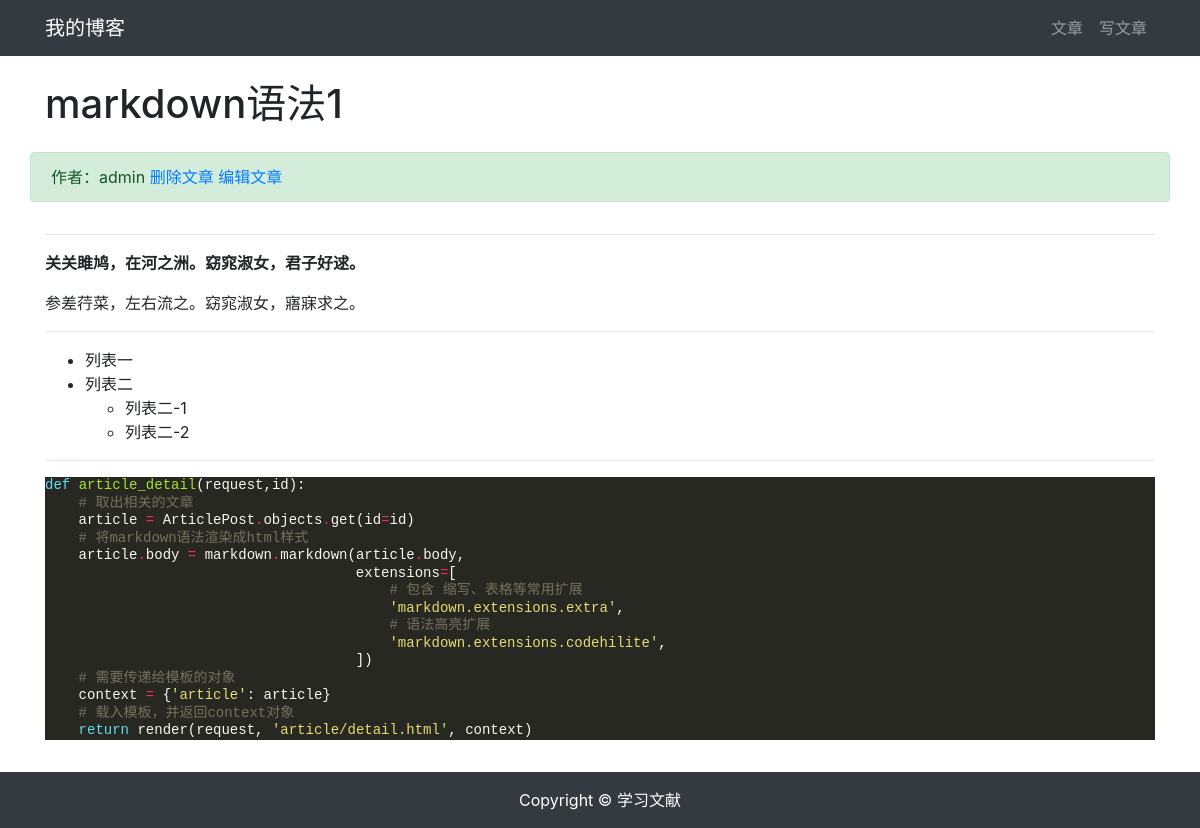
Page /article/article-detail/4/ on the committed database.
### article/models.py (models this page shows, shortened)
class ArticlePost(models.Model):
    author = models.ForeignKey(User, on_delete=models.CASCADE)
    title = models.CharField(max_length=100)
    body = models.TextField()
    created = models.DateTimeField(default=timezone.now)
    updated = models.DateTimeField(auto_now=True)
    class Meta:
        ordering = ('-created',)

### article/views.py (the view)
# urls.py: path('article-detail/<int:id>/', views.article_detail, name='article_detail'),
def article_detail(request, id):
    article = ArticlePost.objects.get(id=id)
    article.body = markdown.markdown(article.body,
                                     extensions=[
                                         'markdown.extensions.extra',
                                         'markdown.extensions.codehilite',
                                     ])
    context = {'article': article}
    return render(request, 'article/detail.html', context)

### templates/article/detail.html (shortened to what this page needs)
{% extends "base.html" %}
{% load staticfiles %}
{% block content %}
<div class="container">
    <div class="row">
        <h1 class="col-12 mt-4 mb-4">{{ article.title }}</h1>
        <div class="col-12 alert alert-success">作者：{{ article.author }}
            <a href="#" onclick="confirm_safe_delete()">删除文章</a>
            <a href="{% url "article:article_update" article.id %}">编辑文章</a>
        </div>
        <div class="col-12">
            <p>{{ article.body|safe }}</p>
        </div>
    </div>
</div>
{% endblock content %}

### static/md_css/monokai.css (style rules this page uses)
pre { line-height: 125%; }
.codehilite { background: #272822; color: #f8f8f2 }
.codehilite .k { color: #66d9ef }
.codehilite .n { color: #f8f8f2 }
.codehilite .o { color: #f92672 }
.codehilite .p { color: #f8f8f2 }
.codehilite .c1 { color: #75715e }
.codehilite .nb { color: #f8f8f2 }
.codehilite .nf { color: #a6e22e }
.codehilite .w { color: #f8f8f2 }
.codehilite .s1 { color: #e6db74 }

### rows in the picture
ArticlePost: title "markdown语法1", author "admin", body "关关雎鸠，在河之洲。窈窕淑女，君子好逑。 参差荇菜，左右流之。窈窕淑女，寤寐求之。 列表一 列表二 列表二-1 列表二-2 def article_detail ( request , id ): # 取出相关的文章 article = ArticlePost . objects . get ( id = id ) # 将markdown语法渲染成html样式 article . body = markdown . markdown ( article . body , extensions = [ # 包含 缩写、表格等常用扩展 'markdown.extensions.extra' , # 语法高亮扩展 'markdown.extensions.codehilite' , ]) # 需要传递给模板的对象 context = { 'article' : article } # 载入模板，并返回context对象 return render ( request , 'article/detail.html' , context )"
